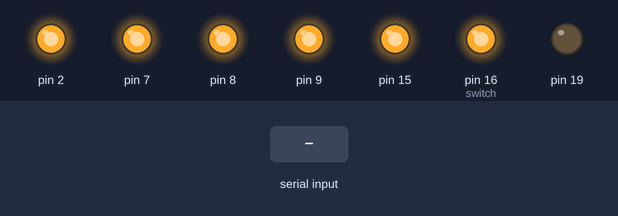
A sketch run on a simulated Arduino Uno, built with avr-gcc and run on an emulated ATmega328P. Shown: output pins drawn as LEDs (lit = HIGH). Inputs (shaded band) come from the test bench. What the sketch prints to the serial monitor is not drawn.

Above: at 1.2 s.
1.3 s: "A\n" received over Serial
5.5 s: byte 76 ('L') received over Serial
Timing chart, 0 to 8.5 s (numbered marks = the images above; inputs shaded):
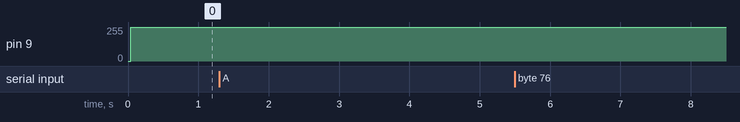

The sketch:

Eavesdropper.ino
```cpp
#define DEBUG

void setup()
{
	module_Init();
	Serial.begin(115200);

	Serial.println("Hello");

	CYRF_Select();
	CYRF_Reset();
	//RssiInit();
}

void loop() {
	CheckUart();
	CYRF_Loop();
}
```

functions_cyrf.ino
```cpp
uint8_t sopCodeNum = 5; // Sop code number from datasheet
uint8_t currentChannel = 42; // Freq = (2400 + channel) Mhz
uint8_t arrayChannel[10];
uint16_t crcSeed = 0x5151;
uint8_t payloadLenght = 16;
uint8_t txBuffer[16];
uint8_t rxBuffer[16];
uint8_t mfgId[6];
uint32_t timer;
uint8_t txPower = 0x00; // & 0x07
uint8_t rxIrq, txIrq, rxState, txState, rssi;
bool updateModule = false;

enum _TXRX_State {
  IDLE,
  TX,
  RX
};

//_TXRX_State STATE;

enum _CYRF_opertaionMode {
  idle,        // 0
  SOP_SCAN,    // 1
  RECEIVE,     // 2
  UPDATE       // 3
};

_CYRF_opertaionMode MODE;

void tstart(void) {Serial.print("Start\n"); timer = micros(); }
void tstop(void)  {Serial.print("Done in " + String(micros() - timer, DEC) + " us\n\n"); }

void CYRF_Loop() {

  if(updateModule == true){
    CYRF_UpdateParams();
    updateModule = false;
  }

  switch (MODE) {
    case SOP_SCAN:  //Mode 1
    CircleScan();
    break;

    case RECEIVE:   // Mode 2
    CYRF_Receive();
    break;

    default:        // Mode 0
    CYRF_Idle();
  }
}

void CYRF_Receive(){
  tstart();

  CYRF_SetTxRxMode(RX);
  CYRF_StartReceive();

  for(int i=0; i<255; i++){
    delayMicroseconds(200);
    rxIrq = CYRF_RxIrq();

    if (rxIrq == 0x3a){
      rxState = CYRF_RxStatus();
      CYRF_ReadDataPacket(rxBuffer);
      Serial.println("IRQ: "+ String(rxIrq, HEX) +"\tST: "+ String(rxState, HEX)+"\n");
      SerialPrintArray(rxBuffer, 16);
      break;
    }
    else if (rxIrq & 0x42){
      Serial.println("IRQ: "+ String(rxIrq, HEX) +"\tST: "+ String(rxState, HEX)+"\n");
    }
  }

  tstop();
}


void CircleScan(){
  uint8_t sopCodeDetectNum = 0;

  Serial.print("SopScan:\n");
  for (byte sopCodeNum = 0; sopCodeNum < 11; sopCodeNum++) {

    CYRF_SetTxRxMode(IDLE);
    CYRF_SetSopCode(sopCodeNum);

    for (currentChannel= 0; currentChannel < 96; currentChannel++) {
      CYRF_SetRfChannel(currentChannel);
      CYRF_StartReceive();

      for(int i=0; i<13; i++){
        delayMicroseconds(424);
        rxIrq = CYRF_RxIrq();
        rssi = CYRF_Rssi();

        if (rssi & 0x80){
          sopCodeDetectNum++;
          Serial.print("S:" + String(sopCodeNum, DEC) + "\tH:" + String(currentChannel) + "\t" + (rssi & 0x80 ? "R:" : "r:") + String(rssi & 0x1F, DEC) + "\tI: " + String(rxIrq, HEX) + "\n");
        }
      }
    }
  }

  Serial.print("Found: " + String(sopCodeDetectNum, DEC) + "\n");
}

void CYRF_UpdateParams(void){
  CYRF_SetTxRxMode(IDLE); // DANGER may be lagggggs..!
  CYRF_SetSopCode(sopCodeNum);
  CYRF_SetRfChannel(currentChannel);
  CYRF_SetCrcSeed(crcSeed);
  CYRF_PayloadLenght(payloadLenght);
  CYRF_ReadDataPacket(rxBuffer);
  CYRF_WriteDataPacket(txBuffer);
  CYRF_Amplifier(txPower);
  updateModule = false;
  Serial.println("Updated!");
}

void CYRF_Idle(void) {
  delay(250);
}
```

iface_cyrf6936.h
```cpp
#ifndef IFACE_CYRF6936_H
#define IFACE_CYRF6936_H

#define    CYRF_00_CHANNEL          0x00
#define    CYRF_01_TX_LENGTH        0x01
#define    CYRF_02_TX_CTRL          0x02
#define    CYRF_03_TX_CFG           0x03
#define    CYRF_04_TX_IRQ_STATUS    0x04
#define    CYRF_05_RX_CTRL          0x05
#define    CYRF_06_RX_CFG           0x06
#define    CYRF_07_RX_IRQ_STATUS    0x07
#define    CYRF_08_RX_STATUS        0x08
#define    CYRF_09_RX_COUNT         0x09
#define    CYRF_0A_RX_LENGTH        0x0A
#define    CYRF_0B_PWR_CTRL         0x0B
#define    CYRF_0C_XTAL_CTRL        0x0C
#define    CYRF_0D_IO_CFG           0x0D
#define    CYRF_0E_GPIO_CTRL        0x0E
#define    CYRF_0F_XACT_CFG         0x0F
#define    CYRF_10_FRAMING_CFG      0x10
#define    CYRF_11_DATA32_THOLD     0x11
#define    CYRF_12_DATA64_THOLD     0x12
#define    CYRF_13_RSSI             0x13
#define    CYRF_14_EOP_CTRL         0x14
#define    CYRF_15_CRC_SEED_LSB     0x15
#define    CYRF_16_CRC_SEED_MSB     0x16
#define    CYRF_17_TX_CRC_LSB       0x17
#define    CYRF_18_TX_CRC_MSB       0x18
#define    CYRF_19_RX_CRC_LSB       0x19
#define    CYRF_1A_RX_CRC_MSB       0x1A
#define    CYRF_1B_TX_OFFSET_LSB    0x1B
#define    CYRF_1C_TX_OFFSET_MSB    0x1C
#define    CYRF_1D_MODE_OVERRIDE    0x1D
#define    CYRF_1E_RX_OVERRIDE      0x1E
#define    CYRF_1F_TX_OVERRIDE      0x1F

#define    CYRF_20_TX_BUFFER        0x20
#define    CYRF_21_RX_BUFFER        0x21
#define    CYRF_22_SOP_CODE         0x22
#define    CYRF_23_DATA_CODE        0x23
#define    CYRF_24_PREAMBLE         0x24
#define    CYRF_25_MFG_ID           0x25

#define    CYRF_26_XTAL_CFG         0x26
#define    CYRF_27_CLK_OVERRIDE     0x27
#define    CYRF_28_CLK_EN           0x28
#define    CYRF_29_RX_ABORT         0x29
#define    CYRF_32_AUTO_CAL_TIME    0x32
#define    CYRF_35_AUTOCAL_OFFSET   0x35
#define    CYRF_39_ANALOG_CTRL      0x39

#define CHANNEL_ADR         0x00
#define RX_ABORT_ADR        0x29
#define RX_CTRL_ADR         0x05
#define RX_IRQ_STATUS_ADR   0x07
#define CRC_SEED_LSB_ADR    0x15
#define CRC_SEED_MSB_ADR    0x16
#define SOP_CODE_ADR        0x22
#define XACT_CFG_ADR        0x0F
#define TX_CFG_ADR          0x03
#define MODE_OVERRIDE_ADR   0x1D
#define RX_CFG_ADR          0x06
#define PWR_CTRL_ADR        0x0B
#define IO_CFG_ADR          0x0D
#define GPIO_CTRL_ADR       0x0E
#define FRAMING_CFG_ADR     0x10
#define DATA32_THOLD_ADR    0x11
#define DATA64_THOLD_ADR    0x12
#define TX_OFFSET_LSB_ADR   0x1B
#define TX_OFFSET_MSB_ADR   0x1C
#define AUTO_CAL_TIME_ADR   0x32
#define AUTO_CAL_OFFSET_ADR 0x35
#define ANALOG_CTRL_ADR     0x39
#define RX_OVERRIDE_ADR     0x1E
#define TX_OVERRIDE_ADR     0x1F
#define TX_LENGTH_ADR       0x01
#define XTAL_CTRL_ADR       0x0C
#define CLK_OVERRIDE_ADR    0x27
#define CLK_EN_ADR          0x28
#define MFG_ID_ADR          0x25
#define XTAL_CFG_ADR        0x26
#define RX_LENGTH_ADR       0x0A
#define RX_STATUS_ADR       0x08
#define RX_BUFFER_ADR       0x21
#define RSSI_ADR            0x13
#define TX_CTRL_ADR         0x02
#define TX_BUFFER_ADR       0x20
#define TX_IRQ_STATUS_ADR   0x04
#endif

/*
void CYRF_Select(void)
void CYRF_Enable(void)
uint8_t CYRF_Reset(void)
void CYRF_Init(void)

uint8_t CYRF_ReadRegister(uint8_t address)
void CYRF_WriteRegister(uint8_t address, uint8_t data)
void CYRF_ReadRegisterMulti(uint8_t address, uint8_t data[], uint8_t length)
void CYRF_WriteRegisterMulti(uint8_t address, const uint8_t data[], uint8_t length)

void CYRF_SetCrcSeed(uint16_t crc)
void CYRF_SetSopCode(uint8_t sopNum)
void CYRF_SetTxRxMode(uint8_t mode)
void CYRF_SetRfChannel(uint8_t ch)

void CYRF_StartReceive()
void CYRF_ReadDataPacket(uint8_t dpbuffer[])
void CYRF_WriteDataPacket(uint8_t dpbuffer[])

void CYRF_ReadDataPacketLen(uint8_t dpbuffer[], uint8_t len)
void CYRF_WriteDataPacketLen(uint8_t dpbuffer[], uint8_t len)

uint8_t CYRF_Rssi(void)
uint8_t CYRF_RxIrq(void)
uint8_t CYRF_RxStatus(void)
*/
```

iface_cyrf6936.ino
```cpp
#include "iface_cyrf6936.h"

#define CYCS_HIGH PORTB |=  (1<<1)
#define CYCS_LOW  PORTB &= ~(1<<1)

uint8_t sop_codes[11][8] = {
  {0x3C, 0x37, 0xCC, 0x91, 0xE2, 0xF8, 0xCC, 0x91},
  {0x9B, 0xC5, 0xA1, 0x0F, 0xAD, 0x39, 0xA2, 0x0F},
  {0xEF, 0x64, 0xB0, 0x2A, 0xD2, 0x8F, 0xB1, 0x2A},
  {0x66, 0xCD, 0x7C, 0x50, 0xDD, 0x26, 0x7C, 0x50},
  {0x5C, 0xE1, 0xF6, 0x44, 0xAD, 0x16, 0xF6, 0x44},
  {0x5A, 0xCC, 0xAE, 0x46, 0xB6, 0x31, 0xAE, 0x46},
  {0xA1, 0x78, 0xDC, 0x3C, 0x9E, 0x82, 0xDC, 0x3C},
  {0xB9, 0x8E, 0x19, 0x74, 0x6F, 0x65, 0x18, 0x74},
  {0xDF, 0xB1, 0xC0, 0x49, 0x62, 0xDF, 0xC1, 0x49},
  {0x97, 0xE5, 0x14, 0x72, 0x7F, 0x1A, 0x14, 0x72},
  {0x82, 0xC7, 0x90, 0x36, 0x21, 0x9E, 0xFF, 0x17}
};

void CYRF_Select() {
  DDRC  |= (1 << 2) | (1 << 1); //change
  PORTC |= (1 << 2) | (1 << 1); //antenna switcher
  PORTD |= (1 << 7) | (1 << 2); //CS high for all
  PORTB |= (1 << 1) | (1 << 0); //CS high for all
}

uint8_t CYRF_ReadRegister(uint8_t address) {
  uint8_t result;
  CYCS_LOW;
  SPI_Write(address);
  result = SPI_Read();
  CYCS_HIGH;
  return result;
}

void CYRF_WriteRegister(uint8_t address, uint8_t data) {
  CYCS_LOW;
  SPI_Write(address | 0x80);
  SPI_Write(data);
  CYCS_HIGH;
}

void CYRF_ReadRegisterMulti(uint8_t address, uint8_t data[], uint8_t length) {
  CYCS_LOW;
  SPI_Write(address);
  for (uint8_t i = 0; i < length; i++)
  data[i] = SPI_Read();
  CYCS_HIGH;
}

void CYRF_WriteRegisterMulti(uint8_t address, const uint8_t data[], uint8_t length) {
  CYCS_LOW;
  SPI_Write(address | 0x80);
  for (uint8_t i = 0; i < length; i++)
  SPI_Write(data[i]);
  CYCS_HIGH;
}

//======================CYRF CONFIG=========================//
void RssiInit() {
  CYRF_WriteRegister(MODE_OVERRIDE_ADR, 0x39);
  CYRF_WriteRegister(TX_CFG_ADR, 0x08); // <- СЮДА УСИЛЕНИЕ
  CYRF_WriteRegister(RX_CFG_ADR, 0x4A);
  CYRF_WriteRegister(PWR_CTRL_ADR, 0x00);
  CYRF_WriteRegister(IO_CFG_ADR, 0x04);
  CYRF_WriteRegister(GPIO_CTRL_ADR, 0x20);
  CYRF_WriteRegister(FRAMING_CFG_ADR, 0xA4);
  CYRF_WriteRegister(DATA32_THOLD_ADR, 0x05);
  CYRF_WriteRegister(DATA64_THOLD_ADR, 0x0E);
  CYRF_WriteRegister(TX_OFFSET_LSB_ADR, 0x55);
  CYRF_WriteRegister(TX_OFFSET_MSB_ADR, 0x05);
  CYRF_WriteRegister(AUTO_CAL_TIME_ADR, 0x3C);
  CYRF_WriteRegister(AUTO_CAL_OFFSET_ADR, 0x14);
  CYRF_WriteRegister(ANALOG_CTRL_ADR, 0x01);
  CYRF_WriteRegister(RX_OVERRIDE_ADR, 0x10);
  CYRF_WriteRegister(TX_OVERRIDE_ADR, 0x00);
  CYRF_WriteRegister(TX_LENGTH_ADR, 0x10);
  CYRF_WriteRegister(XTAL_CTRL_ADR, 0xC0);
  CYRF_WriteRegister(XACT_CFG_ADR, 0x08);
  CYRF_WriteRegister(XTAL_CFG_ADR, 0x00);
  CYRF_WriteRegister(CLK_OVERRIDE_ADR, 0x02);
  CYRF_WriteRegister(CLK_EN_ADR, 0x02);
  CYRF_WriteRegister(XACT_CFG_ADR, 0x28);
  CYRF_WriteRegister(GPIO_CTRL_ADR, 0x20);
  CYRF_WriteRegister(XACT_CFG_ADR, 0x28);
  CYRF_WriteRegister(GPIO_CTRL_ADR, 0x80);
  CYRF_WriteRegister(RX_ABORT_ADR, 0x00);
}

uint8_t CYRF_Reset(void) {
  PORTC |= (1 << 5); //CYRF_RST_HI; //Hardware reset
  delayMicroseconds(100);
  PORTC &= ~(1 << 5);
  delayMicroseconds(100);
  CYRF_WriteRegister(CYRF_1D_MODE_OVERRIDE, 0x01);// Software reset
  delayMicroseconds(200);
  CYRF_WriteRegister(CYRF_26_XTAL_CFG, 0x08);     // Crystal Startup Delay
  CYRF_WriteRegister(CYRF_0C_XTAL_CTRL, 0xC0);    // Enable XOUT as GPIO
  CYRF_WriteRegister(CYRF_0D_IO_CFG, 0x04);       // Enable PACTL as GPIO

  //CYRF_SetTxRxMode(TXRX_OFF); //Force IDLE mode

  CYRF_WriteRegister(CYRF_1D_MODE_OVERRIDE, 0x38);
  CYRF_WriteRegister(CYRF_03_TX_CFG, 0x0F);       // 8DRMode, MAX Amplifier
  CYRF_WriteRegister(CYRF_06_RX_CFG, 0x4A);
  CYRF_WriteRegister(CYRF_0B_PWR_CTRL, 0x00);
  CYRF_WriteRegister(CYRF_10_FRAMING_CFG, 0xA4);
  CYRF_WriteRegister(CYRF_11_DATA32_THOLD, 0x05);
  CYRF_WriteRegister(CYRF_12_DATA64_THOLD, 0x0E);
  CYRF_WriteRegister(CYRF_1B_TX_OFFSET_LSB, 0x55);
  CYRF_WriteRegister(CYRF_1C_TX_OFFSET_MSB, 0x05);
  CYRF_WriteRegister(CYRF_32_AUTO_CAL_TIME, 0x3C);
  CYRF_WriteRegister(CYRF_35_AUTOCAL_OFFSET, 0x14);
  CYRF_WriteRegister(CYRF_39_ANALOG_CTRL, 0x01);
  CYRF_WriteRegister(CYRF_1E_RX_OVERRIDE, 0x10);
  CYRF_WriteRegister(CYRF_1F_TX_OVERRIDE, 0x00);
  CYRF_WriteRegister(CYRF_01_TX_LENGTH, 0x10);
  CYRF_WriteRegister(CYRF_27_CLK_OVERRIDE, 0x02);
  CYRF_WriteRegister(CYRF_28_CLK_EN, 0x02);
  CYRF_SetCrcSeed(0x5151);
  CYRF_SetSopCode(5);
}

void CYRF_SetTxRxMode(uint8_t state) {
  if (state == IDLE) {
    CYRF_WriteRegister(CYRF_0F_XACT_CFG, 0x24);  // 4=IDLE, 8=TX, C=RX
    //CYRF_WriteRegister(CYRF_0E_GPIO_CTRL, 0x00); // XOUT=0
  }
  if (state == TX) {
    CYRF_WriteRegister(CYRF_0F_XACT_CFG, 0x28);  // Force TX mode
    CYRF_WriteRegister(CYRF_0E_GPIO_CTRL, 0x80);
    //CYRF_WriteRegister(CYRF_0F_XACT_CFG, 0x04);  // IdleMode
  }
  if (state == RX) {
    CYRF_WriteRegister(CYRF_0F_XACT_CFG, 0x2C);  // Force RX mode
    CYRF_WriteRegister(CYRF_0E_GPIO_CTRL, 0x20);
    //CYRF_WriteRegister(CYRF_0F_XACT_CFG, 0x04);  // IdleMode
  }
}

void CYRF_SetSopCode(uint8_t sopNum) {
  uint8_t code[8];
  if (sopNum > 10) sopNum = 10;
  for (byte i = 0; i < 8; i++)
  code[i] = sop_codes[sopNum][i];
  CYRF_WriteRegisterMulti(CYRF_22_SOP_CODE, code, 8);
}

void CYRF_SetCrcSeed(uint16_t crc) {
  CYRF_WriteRegister(CYRF_15_CRC_SEED_LSB, (uint8_t) crc & 0xff);
  CYRF_WriteRegister(CYRF_16_CRC_SEED_MSB, crc >> 8);
}

void CYRF_SetRfChannel(uint8_t ch) {
  if (ch > 98) ch = 98; //max channel num
  //CYRF_SetTxRxMode(TXRX_OFF);
  CYRF_WriteRegister(CYRF_00_CHANNEL, ch);
  delayMicroseconds(270);
}

uint8_t CYRF_Amplifier(uint8_t level){
  CYRF_WriteRegister(CYRF_03_TX_CFG, level | 0x08); //because DataMode = 0x08
}

void CYRF_GetMfgData(uint8_t data[]){
  CYRF_WriteRegister(CYRF_25_MFG_ID, 0xFF);   /* Fuses power on */
  CYRF_ReadRegisterMulti(CYRF_25_MFG_ID, data, 6);
  CYRF_WriteRegister(CYRF_25_MFG_ID, 0x00);   /* Fuses power off */
}

void CYRF_StartReceive(void) {
  // CYRF_SetTxRxMode(RX_EN);
  CYRF_WriteRegister(CYRF_05_RX_CTRL, 0x87);
}

void CYRF_StartTransmitt(void){
  // CYRF_SetTxRxMode(TX_EN);
  CYRF_WriteRegister(CYRF_02_TX_CTRL, 0x82);
}

void CYRF_ReadDataPacket(uint8_t dpbuffer[]) {
  CYRF_ReadRegisterMulti(CYRF_21_RX_BUFFER, dpbuffer, 16);
}

void CYRF_WriteDataPacketLen(uint8_t dpbuffer[], uint8_t len) {
  CYRF_WriteRegister(CYRF_01_TX_LENGTH, len);
  CYRF_WriteRegister(CYRF_02_TX_CTRL, 0x40); // Clear TX buffer
  CYRF_WriteRegisterMulti(CYRF_20_TX_BUFFER, dpbuffer, len);
  //CYRF_WriteRegister(CYRF_02_TX_CTRL, 0xBF);
}

void CYRF_WriteDataPacket(uint8_t dpbuffer[]) {
  CYRF_WriteDataPacketLen(dpbuffer, 16);
}

void CYRF_PayloadLenght(uint8_t len){
  CYRF_WriteRegister(CYRF_01_TX_LENGTH, len);
  CYRF_WriteRegister(CYRF_02_TX_CTRL, 0x40); // Clear TX buffer
}
//=============STATUS==============

uint8_t CYRF_Rssi(void) {
  return CYRF_ReadRegister(CYRF_13_RSSI);
}

uint8_t CYRF_RxIrq(void) {
  return CYRF_ReadRegister(CYRF_07_RX_IRQ_STATUS);
}

uint8_t CYRF_RxStatus(void) {
  return CYRF_ReadRegister(CYRF_08_RX_STATUS);
}

uint8_t CYRF_TxIrq(void){
  return CYRF_ReadRegister(CYRF_04_TX_IRQ_STATUS);
}

void SerialPrintArray(uint8_t array[],uint8_t len){
  for (uint8_t i=0; i<len; i++){
    Serial.print(array[i] < 0x10 ? "0" + String(array[i], HEX) : String(array[i], HEX));
  }
  Serial.print("\n");
}
```

spi.ino
```cpp
void module_Init()
{
  DDRB  |= (1 << 5) | (0 << 4) | (1 << 3) | (0 << 2) | (1 << 1) | (1 << 0);
  PORTB |= (0 << 5) | (0 << 4) | (0 << 3) | (1 << 2) | (1 << 1) | (1 << 0);
  DDRC  |= (1 << 5) | (1 << 2) | (1 << 1);
  PORTC &= ~(1 << 5);
  DDRD  |= (1 << 7) | (0 << 6) | (0 << 5) | (0 << 4) | (0 << 3) | (1 << 2) | (1 << 1) | (0 << 0);
  PORTD |= (1 << 7) | (1 << 2);
  SPI_Init();
}

void SPI_Init()
{
  DDRB  |= (1 << 5) | (0 << 4) | (1 << 3) | (0 << 2) | (1 << 1) | (1 << 0);
  PORTB |= (0 << 5) | (0 << 4) | (0 << 3) | (1 << 2) | (1 << 1) | (1 << 0);
  SPCR = (1 << SPE) | (1 << MSTR) | (0 << SPR1) | (0 << SPR0);
  SPSR = (0 << SPI2X); //Double clock rate.
}

uint8_t SPI_Write(uint8_t data)
{
  SPDR = data;
  while (!(SPSR & (1 << SPIF)));
  return SPDR;
}

uint8_t SPI_Read(void)
{
  SPDR = 0xFF;
  while (!(SPSR & (1 << SPIF)));
  return SPDR;
}
```

uart.ino
```cpp
uint8_t CheckUart(){
	long timer;
	uint8_t command, mean;

	if (Serial.available() > 0) {
	    command = Serial.read();
	    switch (command) {
	    	case 'h':
	    		Serial.print("\
M - Operation mode\n\
S - SOP code number (0-10)\n\
C - Channel\n\
R - CRC Seed\n\
A - Amplifier (0 - 7)\n\
P - Payload Lenght (0-16)\n\
L - List current params\n\
X - Config custom register\n");
	    	break;

	        case 'M': //Operation mode
	        	mean = (byte)Serial.parseInt();
	        	MODE = mean;
	        	//updateModule = true;
	        break;

			case 'S': //SOP Code
				mean = (byte)Serial.parseInt();
        		sopCodeNum=mean < 11? mean : sopCodeNum;
        		updateModule = true;
	        break;

	    	case 'C': //Config channels
	            // for (byte i=0; i<3; i++){
	            //   while(!Serial.available());
	            //   channels[i] = (byte)Serial.parseInt();
	            // }
	            currentChannel = (byte)Serial.parseInt();
				updateModule = true;
			break;

			case 'R':
				mean = (uint16_t)Serial.parseInt();
				crcSeed = mean;
			break;

	        case 'A': //Amplifier
	        	mean = (byte)Serial.parseInt();
	        	txPower = mean & 0x07;
	        	updateModule = true;
	        break;

	        case 'P': //Payload Lenght
	        	mean = (byte)Serial.parseInt();
	        	payloadLenght = mean;
	        	updateModule = true;
	        break;

	        case 'L':
	        	Serial.print("\nMode: " + String(MODE ,HEX) + "\n");
	        	Serial.print("SOP:" + String(sopCodeNum ,HEX) + "\n");
	        	Serial.print("Channel: " + String(currentChannel) + "\n");
	        	Serial.print("crcSeed " + String((uint16_t)crcSeed ,HEX) + "\n");
	        	Serial.print("TxBuf: "); SerialPrintArray(txBuffer, 16);
	        	Serial.print("RxBuf: "); SerialPrintArray(rxBuffer, 16);
	        	// Serial.print("txPower" + String( ,HEX) + "\n");
	        	// Serial.print("" + String( ,HEX) + "\n");
	        	// Serial.print("" + String( ,HEX) + "\n");
	        	// Serial.print("" + String( ,HEX) + "\n");
	        	CYRF_UpdateParams();
	        break;

	        case 'X':
	        	ConfByHex();
	        break;

	        default:
	        	Serial.flush();
	    }
	}
	else return 0;
}

void ConfByHex(){
	uint8_t reg, val;
	Serial.print("Reg: ");
	while(!Serial.available());
	reg = Serial.parseInt();
	Serial.println(reg, HEX);

	Serial.print("Val: ");
	while(!Serial.available());
	val = Serial.parseInt();
	Serial.println(val, HEX);

	Serial.print("Confirm: ");

	while(!Serial.available());

	if (Serial.parseInt() == 1){
		CYRF_WriteRegister((uint8_t)reg&0xFF,(uint8_t)val&0xFF);
		Serial.println("done");
	}
	else Serial.println("failed");
}
```
